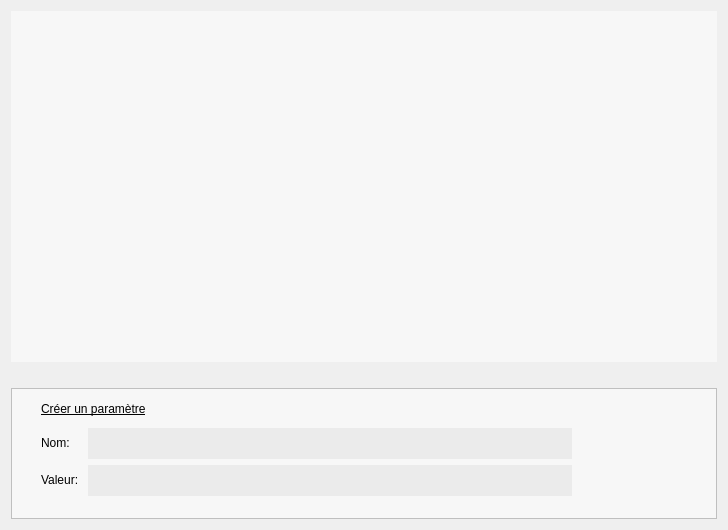
<?xml version="1.0" encoding="UTF-8"?>
<ui version="4.0">
 <class>desWidgetCreeParam</class>
 <widget class="QWidget" name="desWidgetCreeParam">
  <property name="geometry">
   <rect>
    <x>0</x>
    <y>0</y>
    <width>728</width>
    <height>530</height>
   </rect>
  </property>
  <property name="windowTitle">
   <string>Gestion des Paramètres</string>
  </property>
  <layout class="QVBoxLayout" name="verticalLayout_2">
   <item>
    <widget class="QScrollArea" name="scrollArea">
     <property name="minimumSize">
      <size>
       <width>701</width>
       <height>291</height>
      </size>
     </property>
     <property name="frameShape">
      <enum>QFrame::NoFrame</enum>
     </property>
     <property name="widgetResizable">
      <bool>true</bool>
     </property>
     <widget class="QWidget" name="scrollAreaWidgetContents">
      <property name="geometry">
       <rect>
        <x>0</x>
        <y>0</y>
        <width>710</width>
        <height>349</height>
       </rect>
      </property>
      <property name="sizePolicy">
       <sizepolicy hsizetype="Preferred" vsizetype="Preferred">
        <horstretch>0</horstretch>
        <verstretch>0</verstretch>
       </sizepolicy>
      </property>
      <layout class="QVBoxLayout" name="verticalLayout">
       <property name="spacing">
        <number>0</number>
       </property>
       <property name="margin">
        <number>0</number>
       </property>
       <item>
        <widget class="QListWidget" name="LBParam">
         <property name="sizePolicy">
          <sizepolicy hsizetype="Expanding" vsizetype="MinimumExpanding">
           <horstretch>0</horstretch>
           <verstretch>0</verstretch>
          </sizepolicy>
         </property>
         <property name="minimumSize">
          <size>
           <width>701</width>
           <height>291</height>
          </size>
         </property>
         <property name="styleSheet">
          <string notr="true">alternate-background-color:rgb(235,235,235); 
background-color: rgb(247,247,247);
</string>
         </property>
         <property name="frameShape">
          <enum>QFrame::NoFrame</enum>
         </property>
         <property name="frameShadow">
          <enum>QFrame::Raised</enum>
         </property>
         <property name="alternatingRowColors">
          <bool>true</bool>
         </property>
         <property name="selectionMode">
          <enum>QAbstractItemView::SingleSelection</enum>
         </property>
        </widget>
       </item>
      </layout>
     </widget>
    </widget>
   </item>
   <item>
    <spacer name="verticalSpacer">
     <property name="orientation">
      <enum>Qt::Vertical</enum>
     </property>
     <property name="sizeType">
      <enum>QSizePolicy::Fixed</enum>
     </property>
     <property name="sizeHint" stdset="0">
      <size>
       <width>20</width>
       <height>20</height>
      </size>
     </property>
    </spacer>
   </item>
   <item>
    <widget class="QFrame" name="frame">
     <property name="minimumSize">
      <size>
       <width>701</width>
       <height>131</height>
      </size>
     </property>
     <property name="styleSheet">
      <string notr="true">background:rgb(247,247,247)</string>
     </property>
     <property name="frameShape">
      <enum>QFrame::StyledPanel</enum>
     </property>
     <property name="frameShadow">
      <enum>QFrame::Raised</enum>
     </property>
     <widget class="QWidget" name="layoutWidget">
      <property name="geometry">
       <rect>
        <x>30</x>
        <y>40</y>
        <width>531</width>
        <height>70</height>
       </rect>
      </property>
      <layout class="QGridLayout" name="gridLayout">
       <item row="1" column="1">
        <widget class="QLineEdit" name="lineEditVal">
         <property name="minimumSize">
          <size>
           <width>231</width>
           <height>31</height>
          </size>
         </property>
         <property name="styleSheet">
          <string notr="true">background:rgb(235,235,235);
border:0px;</string>
         </property>
         <property name="frame">
          <bool>false</bool>
         </property>
        </widget>
       </item>
       <item row="0" column="0">
        <widget class="QLabel" name="textLabel2_2">
         <property name="text">
          <string>&lt;html&gt;&lt;head/&gt;&lt;body&gt;&lt;p&gt;Nom: &lt;/p&gt;&lt;/body&gt;&lt;/html&gt;</string>
         </property>
         <property name="wordWrap">
          <bool>false</bool>
         </property>
        </widget>
       </item>
       <item row="0" column="1">
        <widget class="QLineEdit" name="lineEditNom">
         <property name="minimumSize">
          <size>
           <width>231</width>
           <height>31</height>
          </size>
         </property>
         <property name="styleSheet">
          <string notr="true">background:rgb(235,235,235);
border:0px;</string>
         </property>
         <property name="frame">
          <bool>false</bool>
         </property>
        </widget>
       </item>
       <item row="1" column="0">
        <widget class="QLabel" name="textLabel2">
         <property name="text">
          <string>&lt;html&gt;&lt;head/&gt;&lt;body&gt;&lt;p&gt;Valeur: &lt;/p&gt;&lt;/body&gt;&lt;/html&gt;</string>
         </property>
         <property name="wordWrap">
          <bool>false</bool>
         </property>
        </widget>
       </item>
      </layout>
     </widget>
     <widget class="QWidget" name="layoutWidget_2">
      <property name="geometry">
       <rect>
        <x>30</x>
        <y>10</y>
        <width>531</width>
        <height>22</height>
       </rect>
      </property>
      <layout class="QHBoxLayout" name="horizontalLayout_2">
       <item>
        <widget class="QLabel" name="textLabel2_2_2">
         <property name="sizePolicy">
          <sizepolicy hsizetype="Preferred" vsizetype="Ignored">
           <horstretch>0</horstretch>
           <verstretch>0</verstretch>
          </sizepolicy>
         </property>
         <property name="text">
          <string>&lt;html&gt;&lt;head/&gt;&lt;body&gt;&lt;p&gt;&lt;span style=&quot; text-decoration: underline;&quot;&gt;Créer un paramètre&lt;/span&gt;&lt;/p&gt;&lt;/body&gt;&lt;/html&gt;</string>
         </property>
         <property name="wordWrap">
          <bool>false</bool>
         </property>
        </widget>
       </item>
       <item>
        <spacer name="horizontalSpacer">
         <property name="orientation">
          <enum>Qt::Horizontal</enum>
         </property>
         <property name="sizeHint" stdset="0">
          <size>
           <width>288</width>
           <height>20</height>
          </size>
         </property>
        </spacer>
       </item>
      </layout>
     </widget>
    </widget>
   </item>
  </layout>
 </widget>
 <resources/>
 <connections/>
</ui>
